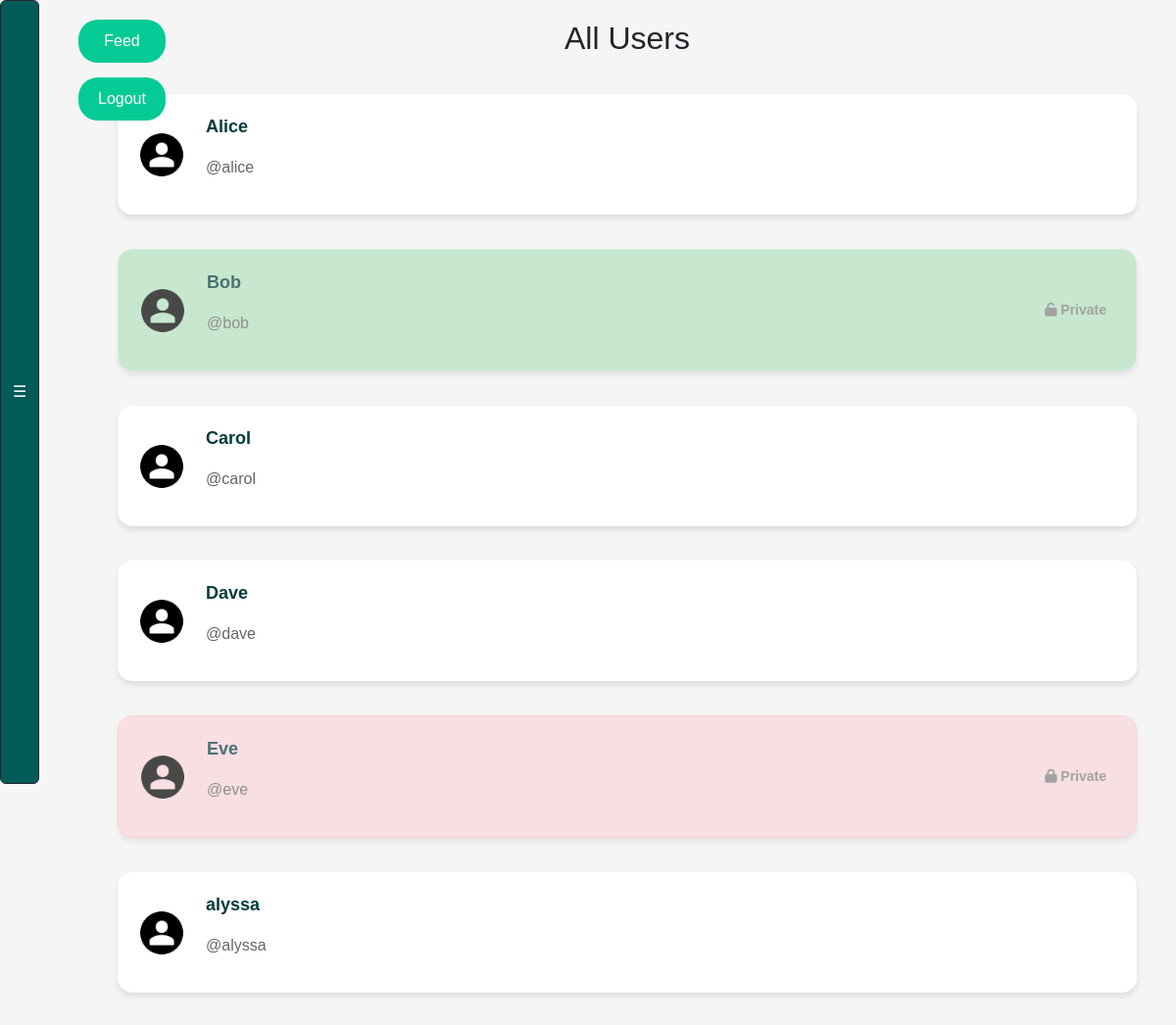
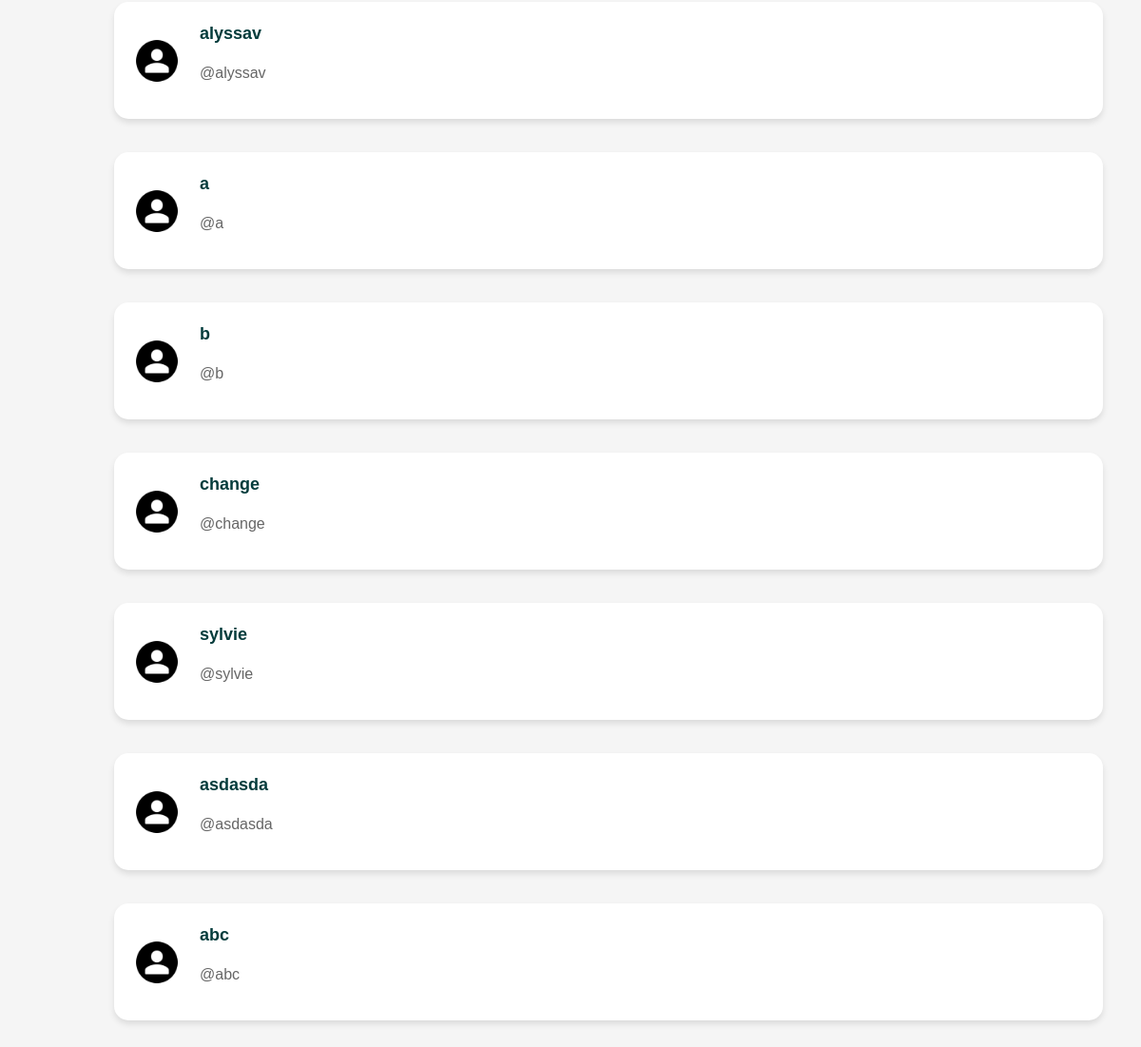
Screenshot of /profile_list/ (signed in) with the database file from the repository (2 pictures, top to bottom).
### webapp/models.py (models this page shows, shortened)
class Profile(models.Model):
    user = models.OneToOneField(User, on_delete=models.CASCADE)
    follows = models.ManyToManyField(
        "self",
        related_name="followed_by",
        symmetrical=False,
        blank=True
    )
    private = models.BooleanField(default=False)
    def create_profile(sender, instance, created, **kwargs):
        if created:
            user_profile = Profile(user=instance)
            user_profile.save()
            user_profile.follows.set([instance.profile.id])
            user_profile.save()
    post_save.connect(create_profile, sender=User)

### webapp/views.py (the view)
# urls.py: path("profile_list/", views.profile_list, name="profile_list"),
@login_required
def profile_list(request):
    profiles = Profile.objects.exclude(user=request.user)  # Exclude logged-in user
    followed_profiles = request.user.profile.follows.all()  # Get who the logged-in user follows
    return render(request, "profile_list.html", {"profiles": profiles, "followed_profiles": followed_profiles})

### webapp/templates/profile_list.html (shortened to what this page needs)
{% load static %}
<!DOCTYPE html>
<html>
<head>
    <link href="https://cdn.jsdelivr.net/npm/bootstrap@5.3.0-alpha1/dist/css/bootstrap.min.css" rel="stylesheet">
    <link rel="stylesheet" href="{% static 'css/style.css' %}">
    <link rel="stylesheet" href="https://cdnjs.cloudflare.com/ajax/libs/font-awesome/6.0.0/css/all.min.css">
</head>
<body>
    {% include 'exercise_bar.html' %}
    <div class="top-buttons">
        <a href="{% url 'feed' %}" class="btn-top">Feed</a>
        <a href="{% url 'logout' %}" class="btn-top">Logout</a>
    </div>
    <div class="main-content">
        <h2 class="text-center">All Users</h2>
        <div class="profile-list">
        {% for profile in profiles %}
            {% if profile.private %}
                {% if profile in followed_profiles %}
                    <a href="{% url 'profile' profile.id %}" class="card-link">
                        <div class="profile-item private-following">
                            <img src="{% static 'images/default-avatar.png' %}" alt="User Avatar" class="profile-avatar">
                            <div class="profile-info">
                                <p class="username">{{ profile.user.username }}</p>
                                <p class="handle">@{{ profile.user.username|lower }}</p>
                            </div>
                            <span class="private-badge"><i class="fas fa-unlock"></i> Private</span>
                        </div>
                    </a>
                {% else %}
                    <div class="profile-item private-locked">
                        <img src="{% static 'images/default-avatar.png' %}" alt="User Avatar" class="profile-avatar">
                        <div class="profile-info">
                            <p class="username">{{ profile.user.username }}</p>
                            <p class="handle">@{{ profile.user.username|lower }}</p>
                        </div>
                        <span class="private-badge"><i class="fas fa-lock"></i> Private</span>
                    </div>
                {% endif %}
            {% else %}
                <a href="{% url 'profile' profile.id %}" class="card-link">
                    <div class="profile-item">
                        <img src="{% static 'images/default-avatar.png' %}" alt="User Avatar" class="profile-avatar">
                        <div class="profile-info">
                            <p class="username">{{ profile.user.username }}</p>
                            <p class="handle">@{{ profile.user.username|lower }}</p>
                        </div>
                    </div>
                </a>
            {% endif %}
        {% endfor %}
    </div>
</div>
</body>
</html>

### webapp/static/css/style.css (style rules this page uses)
body { background-color: #f5f5f5; font-family: 'Nunito', sans-serif; margin: 0; display: flex; height: 100vh; overflow-y: auto; }
.main-content { margin-left: 80px; padding: 20px; flex-grow: 1; display: flex; flex-direction: column; align-items: center; transition: margin-left 0.3s ease; }
.top-buttons { position: fixed; text-align: center; flex-direction: column; top: 20px; left: 80px; display: flex; gap: 15px; transition: left 0.3s ease; }
.btn-feed, .btn-top { text-decoration: none; background-color: #04cb95; color: white; border: none; padding: 10px 20px; border-radius: 20px; font-size: 16px; cursor: pointer; }
.profile-list { display: flex; flex-direction: column; align-items: center; gap: 15px; width: 100%; max-width: 1200px; margin: 0 auto; padding: 20px; }
.card-link { text-decoration: none; color: inherit; display: block; width: 100%; }
.profile-item { display: flex; align-items: center; background-color: white; border-radius: 15px; box-shadow: 0px 4px 6px rgba(0, 0, 0, 0.1); padding: 20px; transition: transform 0.2s ease; width: 100%; margin: 10px 0; }
.profile-avatar { width: 50px; height: 50px; border-radius: 50%; margin-right: 20px; }
.profile-info .username { font-size: 18px; font-weight: bold; color: #043c3c; }
.profile-info .handle { font-size: 16px; color: #666; }
.private-following { background-color: #b4e3bf; border: 1px solid #c3e6cb; pointer-events: auto; opacity: 0.7; }
.private-locked { background-color: #f8d7da; border: 1px solid #f5c6cb; pointer-events: none; opacity: 0.7; }
.private-badge { color: grey; margin-left: auto; padding: 10px; border-radius: 20px; font-size: 14px; font-weight: bold; gap: 5px; }

### rows the page displays
Profile: user.username "Alice", user.username "alice"
Profile: user.username "Bob", user.username "bob"
Profile: user.username "Carol", user.username "carol"
Profile: user.username "Dave", user.username "dave"
Profile: user.username "Eve", user.username "eve"
Profile: user.username "alyssa"
Profile: user.username "alyssav"
Profile: user.username "a"
Profile: user.username "b"
Profile: user.username "change"
Profile: user.username "sylvie"
Profile: user.username "asdasda"
Profile: user.username "abc"
